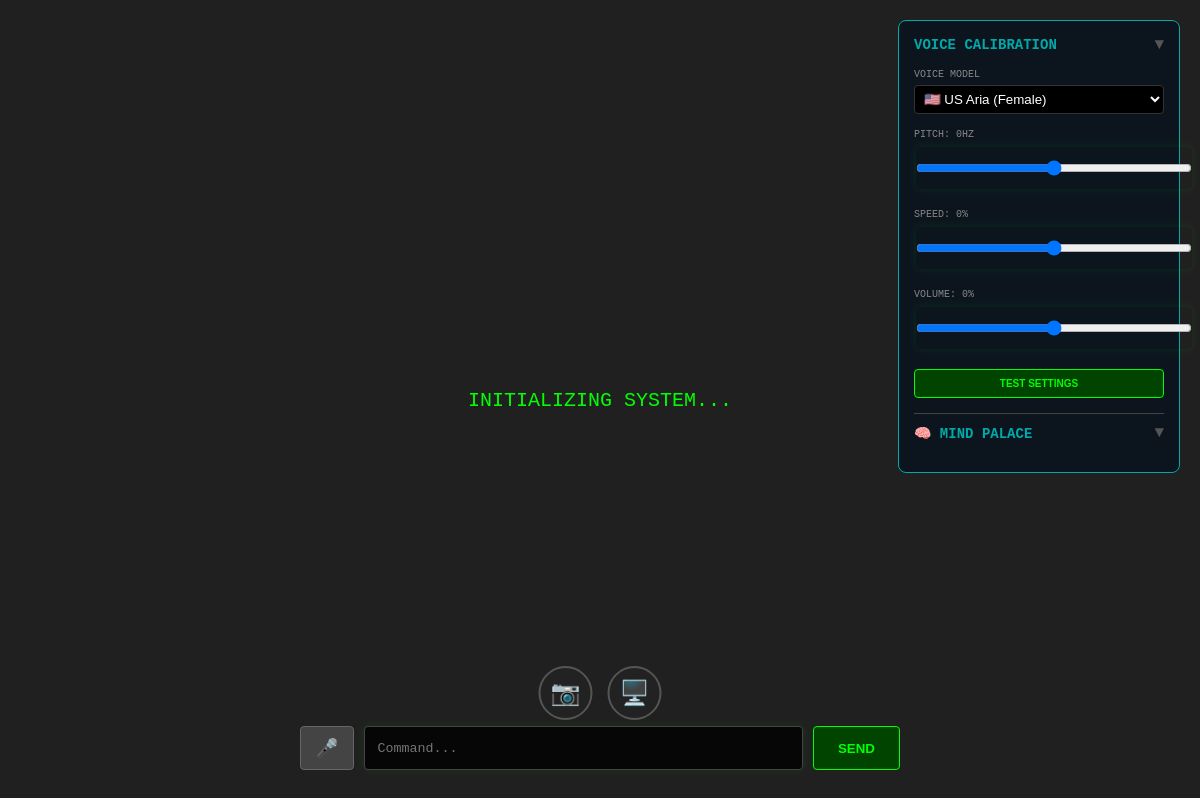
The page / (signed in) on the database as committed earlier.
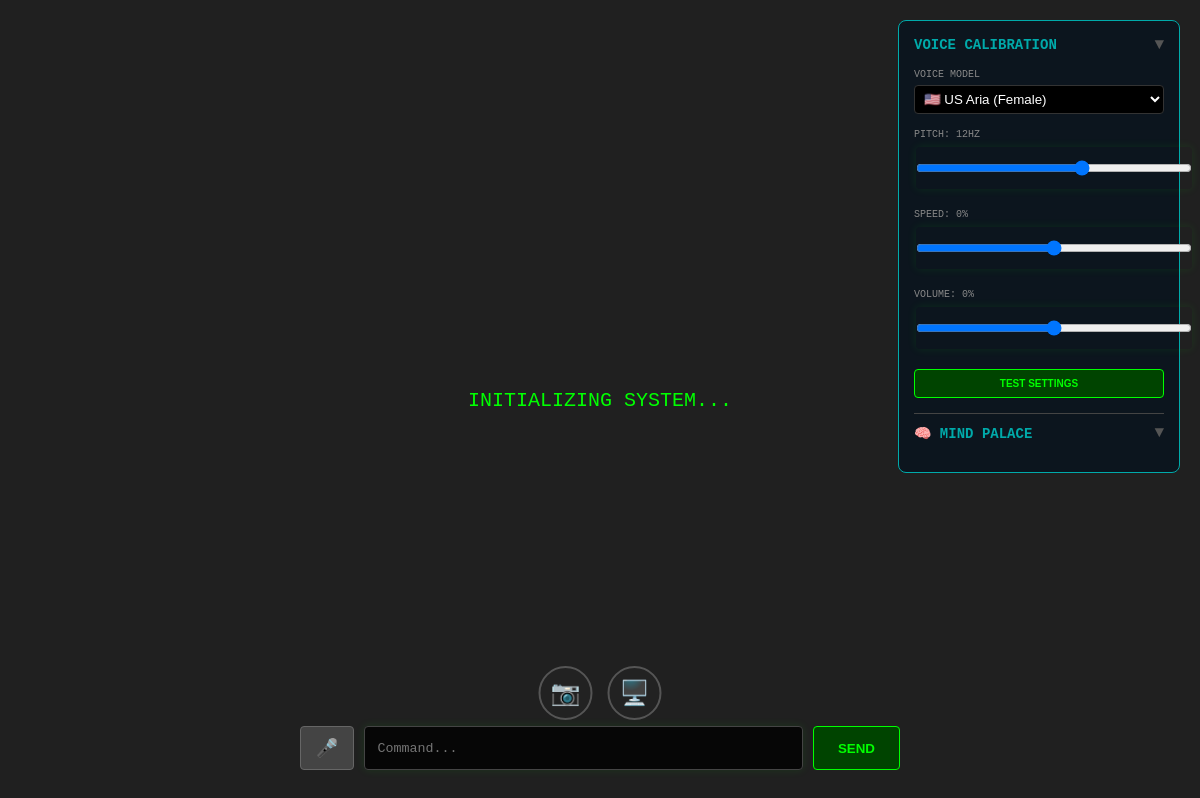
The same page on the database as committed later.
### models.py (models this page shows)
class Persona(db.Model):
    __bind_key__ = 'aibo'
    __tablename__ = 'persona'
    id = db.Column(db.Integer, primary_key=True)
    user_id = db.Column(db.Integer, nullable=False)
    bot_name = db.Column(db.String(50), default="AIBO")
    user_nickname = db.Column(db.String(50), default="Director")
    system_prompt = db.Column(db.Text, default="You are a helpful AI assistant.")
    api_endpoint = db.Column(db.String(200), default="http://localhost:11434")
    voice_id = db.Column(db.String(50), default="en-US-AriaNeural")
    voice_pitch = db.Column(db.Integer, default=0)
    voice_rate = db.Column(db.Integer, default=0)
    voice_volume = db.Column(db.Integer, default=0)
    core_biography = db.Column(db.Text, default="No long-term memories formed yet.")
    short_term_buffer = db.Column(db.Text, default="")

### flask_app.py (the view)
@app.route('/')
@login_required
def index():
    persona = Persona.query.filter_by(user_id=current_user.id).first()
    if not persona:
        persona = Persona(user_id=current_user.id, user_nickname="Director", bot_name="AIBO")
        db.session.add(persona)
        db.session.commit()
    return render_template('index.html', persona=persona)

### flask_app.py (called while the page is built)
@login_manager.user_loader
def load_user(user_id):
    return User.query.get(int(user_id))

### templates/index.html (shortened to what this page needs)
<!DOCTYPE html>
<html lang="en">
<head>
    <link rel="stylesheet" href="{{ url_for('static', filename='css/studio.css') }}">
</head>
<body id="main-body">
    <div id="loader">INITIALIZING SYSTEM...</div>
    <div id="log"></div>
    <div id="controls">
        <div class="panel-header" onclick="toggleSection('voice-controls')">
            <span class="panel-title">Voice Calibration</span>
            <span style="color:#555">▼</span>
        </div>
        <div id="voice-controls">
            <div class="control-group">
                <label>Voice Model</label>
                <select id="voice-select" data-saved="{{ persona.voice_id }}">
                    <option value="en-US-AriaNeural">🇺🇸 US Aria (Female)</option>
                </select>
            </div>
            <div class="control-group">
                <label>Pitch: <span id="pitch-val" class="text-white">{{ persona.voice_pitch }}Hz</span></label>
                <input type="range" id="pitch" min="-50" max="50" value="{{ persona.voice_pitch }}" oninput="updateLabel('pitch-val', this.value + 'Hz')">
            </div>
            <div class="control-group">
                <label>Speed: <span id="rate-val" class="text-white">{{ persona.voice_rate }}%</span></label>
                <input type="range" id="rate" min="-50" max="50" value="{{ persona.voice_rate }}" oninput="updateLabel('rate-val', this.value + '%')">
            </div>
            <div class="control-group">
                <label>Volume: <span id="vol-val" class="text-white">{{ persona.voice_volume }}%</span></label>
                <input type="range" id="volume" min="-50" max="50" value="{{ persona.voice_volume }}" oninput="updateLabel('vol-val', this.value + '%')">
            </div>
            <button onclick="testVoice()" style="width:100%; font-size:10px; padding:8px;">TEST SETTINGS</button>
        </div>
        <div class="panel-header" onclick="toggleSection('mind-controls')" style="margin-top:15px; border-top:1px solid #444; padding-top:10px;">
            <span class="panel-title">🧠 MIND PALACE</span>
            <span style="color:#555">▼</span>
        </div>
    </div>
    <div id="vision-ui">
        <div id="cam-btn" class="vision-btn" onclick="toggleWebcam()" title="Toggle Webcam">📷</div>
        <div id="screen-btn" class="vision-btn" onclick="toggleScreen()" title="Share Screen">🖥️</div>
    </div>
    <div id="chat-ui">
        <button id="mic-btn" onclick="toggleListening()">🎤</button>
        <input type="text" id="user-input" placeholder="Command..." autocomplete="off">
        <button onclick="sendMessage()">SEND</button>
    </div>
</body>
</html>

### Static/css/studio.css (style rules this page uses)
body { margin: 0; overflow: hidden; background-color: #202020; font-family: 'Courier New', monospace; color: white; }
#vision-ui { position: absolute; bottom: 80px; left: 50%; transform: translateX(-50%); display: flex; gap: 15px; z-index: 15; }
.vision-btn { width: 50px; height: 50px; border-radius: 50%; border: 2px solid #555; background: #222; color: #888; font-size: 24px; cursor: pointer; display: flex; align-items: center; justify-content: center; transition: 0.3s; }
#chat-ui { position: absolute; bottom: 30px; left: 50%; transform: translateX(-50%); width: 90%; max-width: 600px; display: flex; gap: 10px; z-index: 10; }
input { flex-grow: 1; padding: 12px; background: rgba(0,0,0,0.8); border: 1px solid #444; color: #0f0; border-radius: 4px; outline: none; font-family: inherit; box-shadow: 0 0 10px rgba(0,255,0,0.1); }
button { padding: 12px 24px; background: #004400; color: #0f0; border: 1px solid #0f0; border-radius: 4px; cursor: pointer; font-weight: bold; transition: 0.2s; }
#mic-btn { padding: 10px 15px; background: #444; color: white; border: 1px solid #666; border-radius: 4px; cursor: pointer; font-size: 18px; transition: all 0.2s; }
#controls { position: absolute; top: 20px; right: 20px; width: 250px; background: rgba(10, 20, 30, 0.9); border: 1px solid #00aaaa; border-radius: 8px; padding: 15px; z-index: 20; backdrop-filter: blur(5px); transform: translateX(0); transition: 0.3s; }
.panel-header { display: flex; justify-content: space-between; align-items: center; margin-bottom: 15px; cursor: pointer; }
.panel-title { color: #00aaaa; font-weight: bold; font-size: 14px; text-transform: uppercase; }
.control-group { margin-bottom: 15px; }
label { display: block; font-size: 10px; color: #888; margin-bottom: 5px; text-transform: uppercase; }
input[type=range] { width: 100%; cursor: pointer; }
select { width: 100%; background: #000; color: #fff; border: 1px solid #333; padding: 5px; border-radius: 4px; }
#log { position: absolute; top: 20px; left: 20px; width: 350px; height: 500px; overflow-y: auto; pointer-events: none; opacity: 0.8; font-size: 12px; z-index: 5; }
#loader { position: absolute; top: 50%; left: 50%; transform: translate(-50%, -50%); color: #0f0; font-size: 20px; pointer-events: none; }

Rows that differ between the two databases and show on the page:
changed Persona "🇺🇸 US Aria (Female)": voice_pitch "0" → "12"
